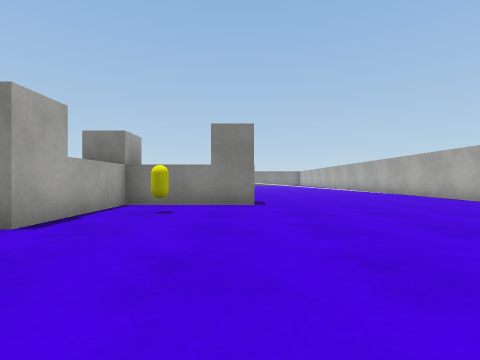
View 1 (above)

24 first-person views from a walk through a scene from a Unity 3-D project. The camera is 0.58 m above the floor, looks level and sees 85° across. The floor is counted in squares, 1 m on a side. Each view is taken from the middle of a square. On the plan, view 1 faces up. The plan holds only what a view shows up to about 9 squares ahead; the rest is blank. The place goes on beyond the plan. The player is left out. Surface patterns are stand-ins for the level's own textures.

View 2
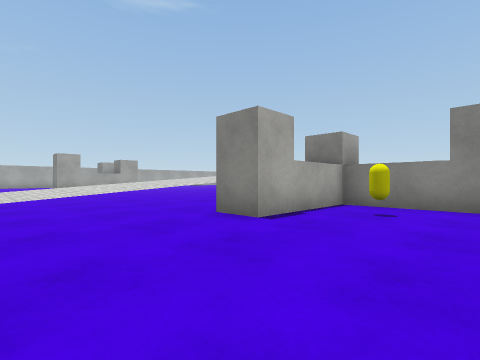

View 3
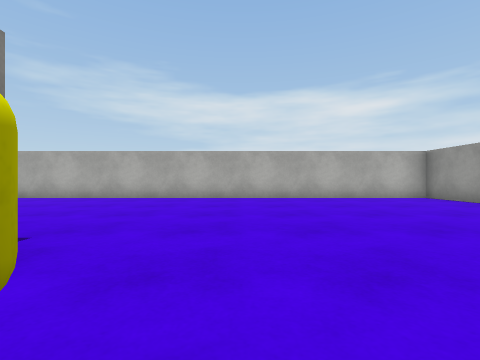

View 4
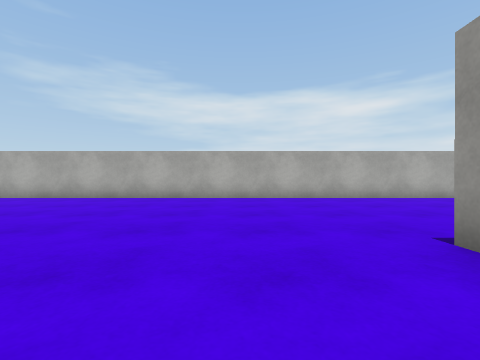

View 5
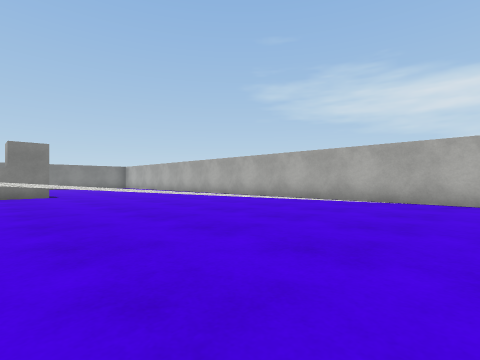

View 6
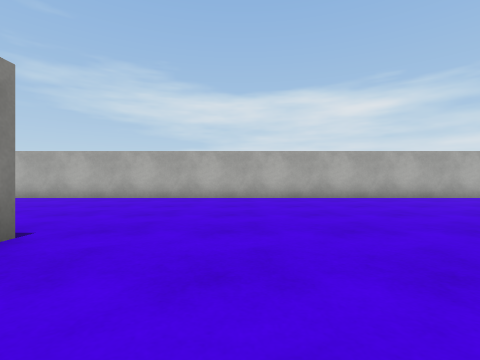

View 7
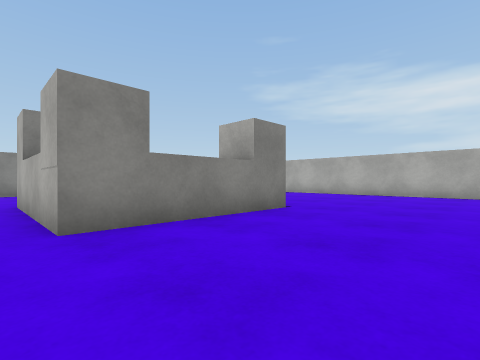

View 8
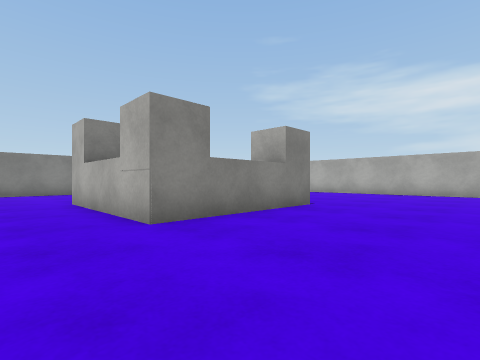

View 9
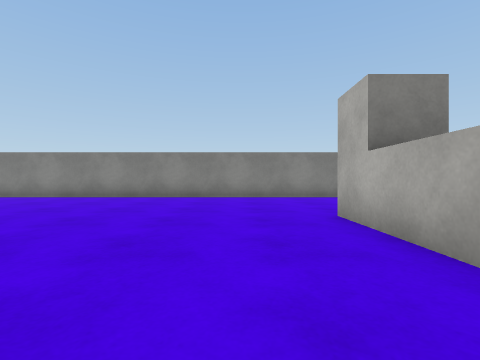

View 10
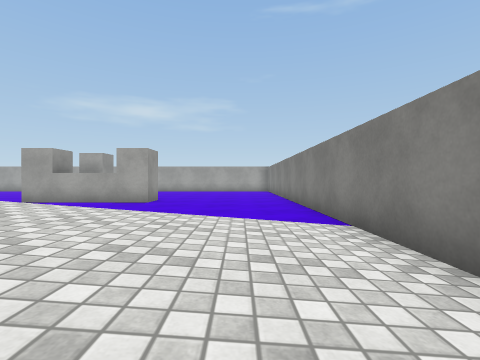

View 11
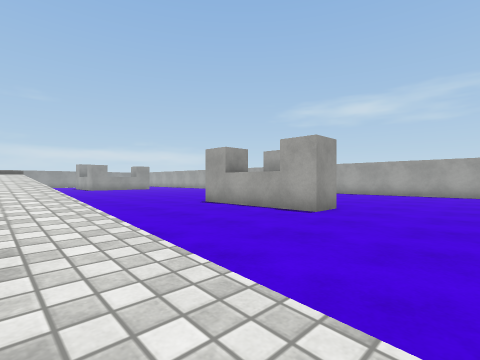

View 12
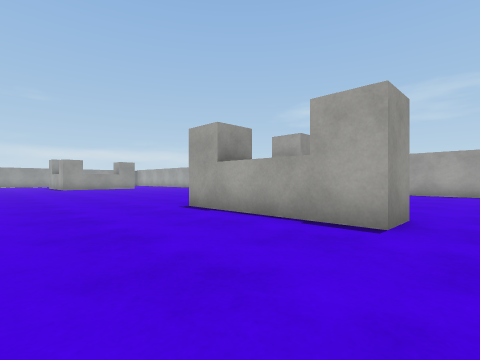

View 13
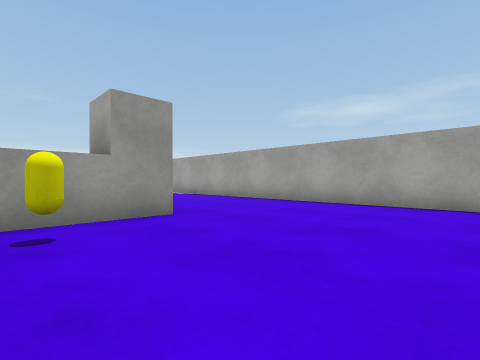

View 14
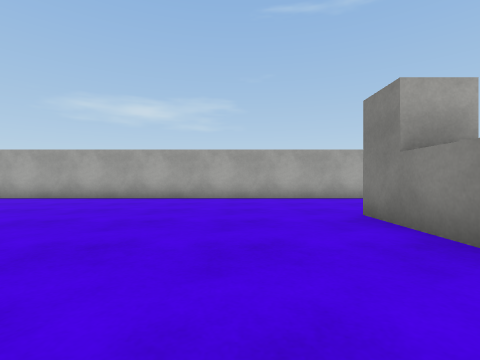

View 15
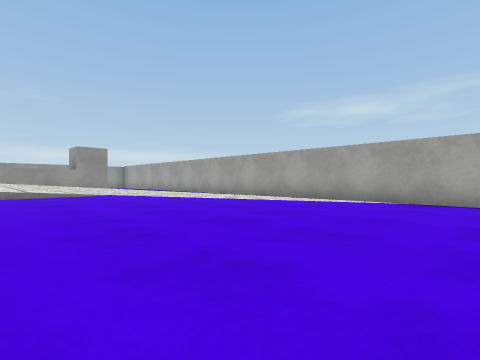

View 16
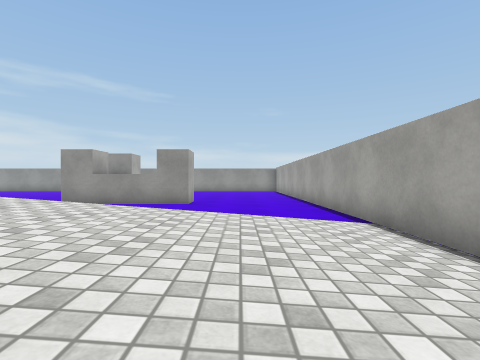

View 17
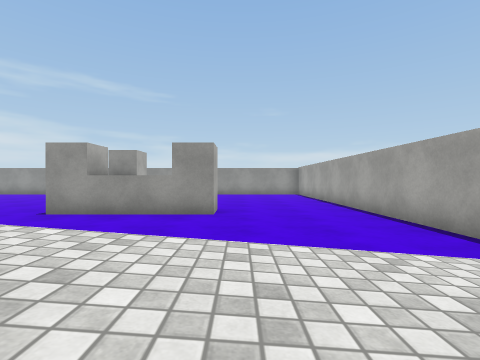

View 18
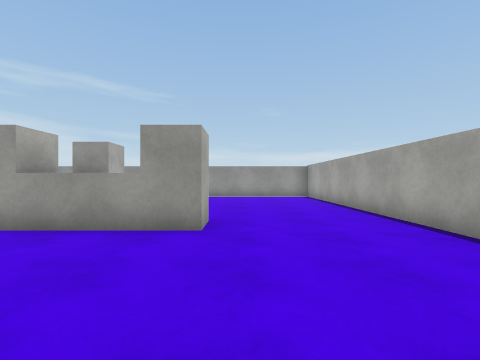

View 19
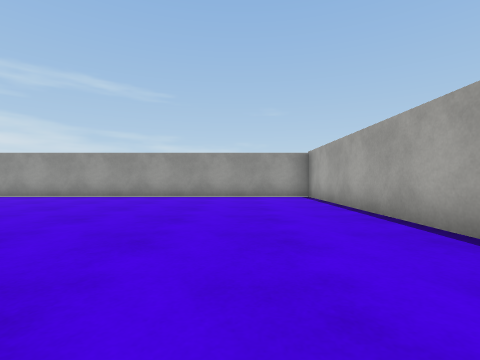

View 20
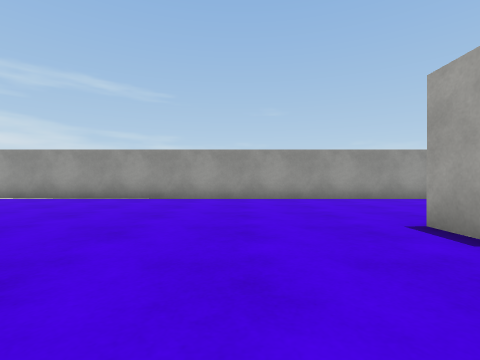

View 21
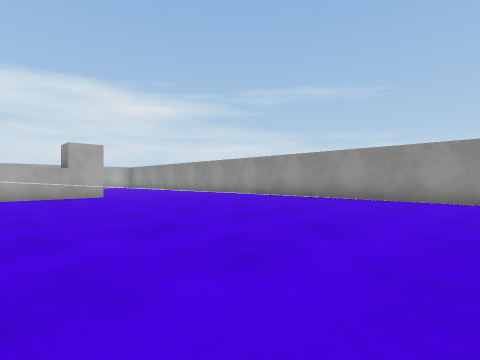

View 22
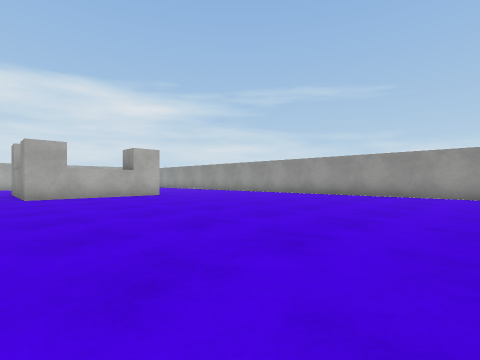

View 23
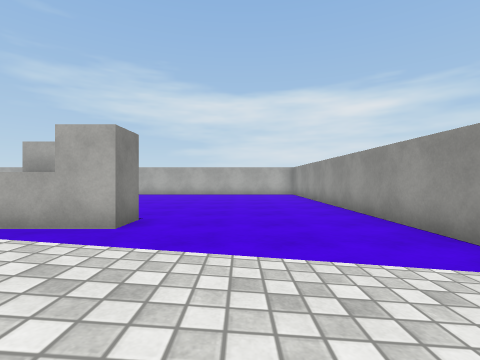

View 24
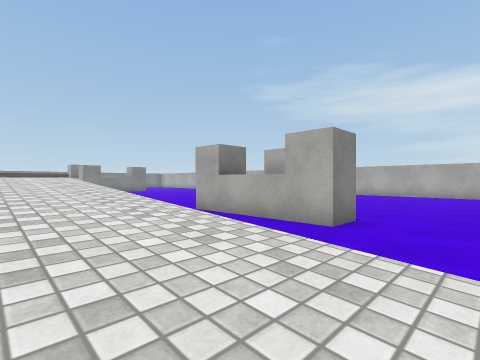

### Floor plan
Key: @ floor where view 1 was taken; # wall or solid block; . main floor; : floor 0.05 m higher than the main floor; + floor 0.1 m higher than the main floor; * floor 0.8 m higher than the main floor; / step, stairs or slope; = window, fence, low wall or low ledge; ^ raised ledge; B barrier; C yellow capsule.
Columns run from 24 left of view 1 to 7 right of it. Each row starts with its distance up from view 1.
 28         ###############
 27         ...../::::/....
 26      ........//////....
 25   ...........=/////...
 24 #............=/////...        .#
 23 #.......B....#/   /..B       ..#
 22 #.......B....#/   /..B      ...#
 21 #......CB....#/   /..B    .....#
 20 #....BBBB....#/   /..B  B......#
 19 #....BBBB....#/    ..BBBB......#
 18 #............      ............#
 17 #............      ............#
 16 #............      ............#
 15 #:///////               /  ///:#
 14 #:///////               // ///:#
 13 #:///////              ///////:#
 12 #:///////              ///////:#
 11 #:///////              ///////:#
 10 #........       ^^^    ........#
  9 #........       **.   .........#
  8 #......... .    ///... ........#
  7 #............   ///..BBBB......#
  6 #....BBBB....   ///..BBBB......#
  5 #.....    ... /////..B.C.......#
  4 #...... B.... /////..B.........#
  3 #.......B.... /////..B.........#
  2 #............=/////............#
  1 #............=/////............#
  0 #............//////.....@......#
 -1 #............/++++/....... ....#
 -2 ##########################   ###

Where each view was taken, in squares from view 1:
view 1: 0 up, 0 right, facing up
view 2: 0 up, 0 right, facing up-left
view 3: 4 up, 2 left, facing right
view 4: 9 up, 2 left, facing right
view 5: 9 up, 1 left, facing up-right
view 6: 17 up, 2 left, facing right
view 7: 16 up, 4 left, facing up-right
view 8: 16 up, 5 left, facing up-right
view 9: 19 up, 5 left, facing up
view 10: 26 up, 7 left, facing left
view 11: 26 up, 10 left, facing down-left
view 12: 24 up, 12 left, facing down-left
view 13: 24 up, 17 left, facing down-left
view 14: 17 up, 15 left, facing left
view 15: 17 up, 16 left, facing down-left
view 16: 15 up, 21 left, facing down
view 17: 13 up, 20 left, facing down
view 18: 11 up, 20 left, facing down
view 19: 7 up, 21 left, facing down
view 20: 6 up, 13 left, facing down
view 21: 6 up, 13 left, facing down-right
view 22: 8 up, 13 left, facing down-right
view 23: 1 up, 8 left, facing right
view 24: 1 up, 8 left, facing up-right
